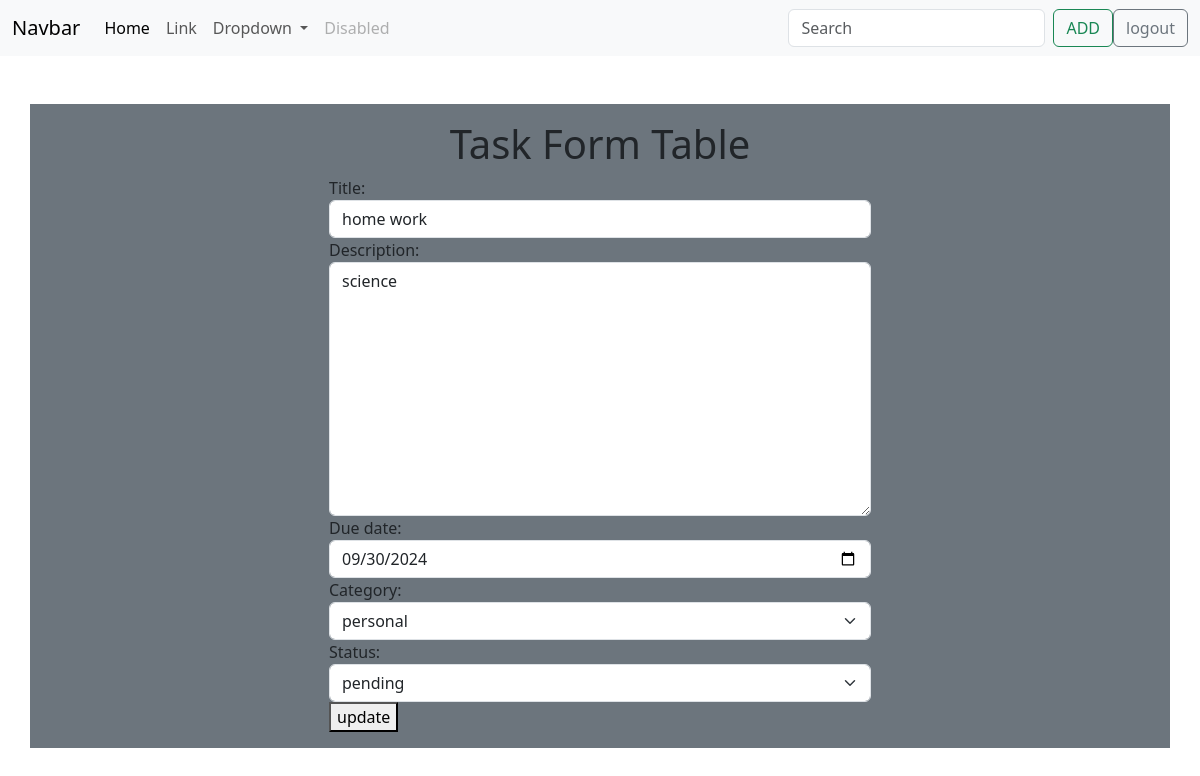
Screenshot of /task/4/change/ with the database file from the repository.
### notes/models.py (models this page shows, shortened)
class Task(models.Model):
    title=models.CharField(max_length=200)
    description=models.TextField()
    created_date=models.DateTimeField(auto_now=True)
    due_date=models.DateTimeField(null=True)
    category_choices=(
        ("personal","personal"),
        ("business","business"),
    )
    category=models.CharField(max_length=200 ,choices=category_choices,default="personal")
    status_choices=(
        ("pending","pending"),
        ("in-progress","in-progress"),
        ("done","done"),
    )
    status=models.CharField(max_length=200,choices=status_choices,default="pending")
    user=models.ForeignKey(User,on_delete=models.CASCADE)

### notes/views.py (the view, shortened to what this page needs)
# urls.py: path("task/<int:pk>/change/",views.TaskUpdateView.as_view(),name="task-update"),
class TaskUpdateView(View):
    def get(self,request,*args,**kwargs):
        id=kwargs.get("pk")
        qs=Task.objects.get(id=id)
        form_instance=TaskForm(instance=qs)
        form_instance.fields["status"]=forms.ChoiceField(choices=Task.status_choices,widget=forms.Select(attrs={"class":"form-control form-select"}))
        return render(request,"task_update.html",{"form":form_instance})

### notes/forms.py
class TaskForm(forms.ModelForm):
    class Meta:
        model=Task
        exclude=(
            "created_date",
            "status",
            "user"
                            )
        widgets={
            "title":forms.TextInput(attrs={"class":"form-control"}),
            "description":forms.Textarea(attrs={"class":"form-control"}),
            "due_date":forms.DateInput(attrs={"class":"form-control","type":"date"}),
            "category":forms.Select(attrs={"class":"form-control form-select"}),
        }

### notes/templates/task_update.html (shortened to what this page needs)
{%extends 'base.html'%}
{%block main_block%}
<div class="container mt-5 bg-secondary p-3">
    <h1 class="text-center">Task Form Table</h1>
    <div class="row">
        <div class="col-3"></div>
        <div class="col-6">
            <form action="" method="post">
                {{form}}
                <button type="submit">update</button>
            </form>
        </div>
        <div class="col-3"></div>
    </div>
</div>
{%endblock%}

### rows the page displays
Task: title "home work", description "science", due_date "09/30/2024", category "personal", status "pending"
